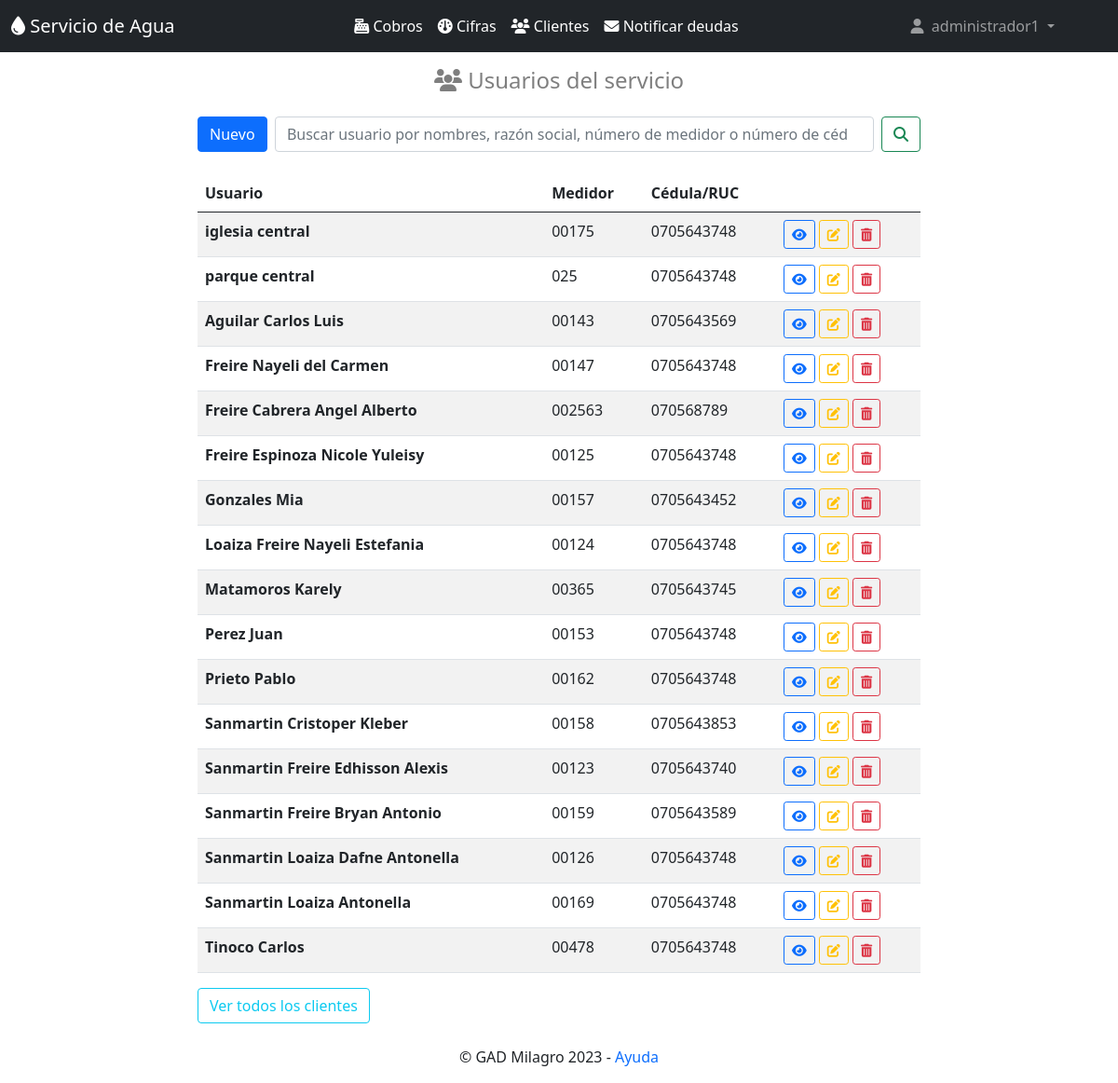
The page /clientes/ (signed in) on the database as committed earlier.
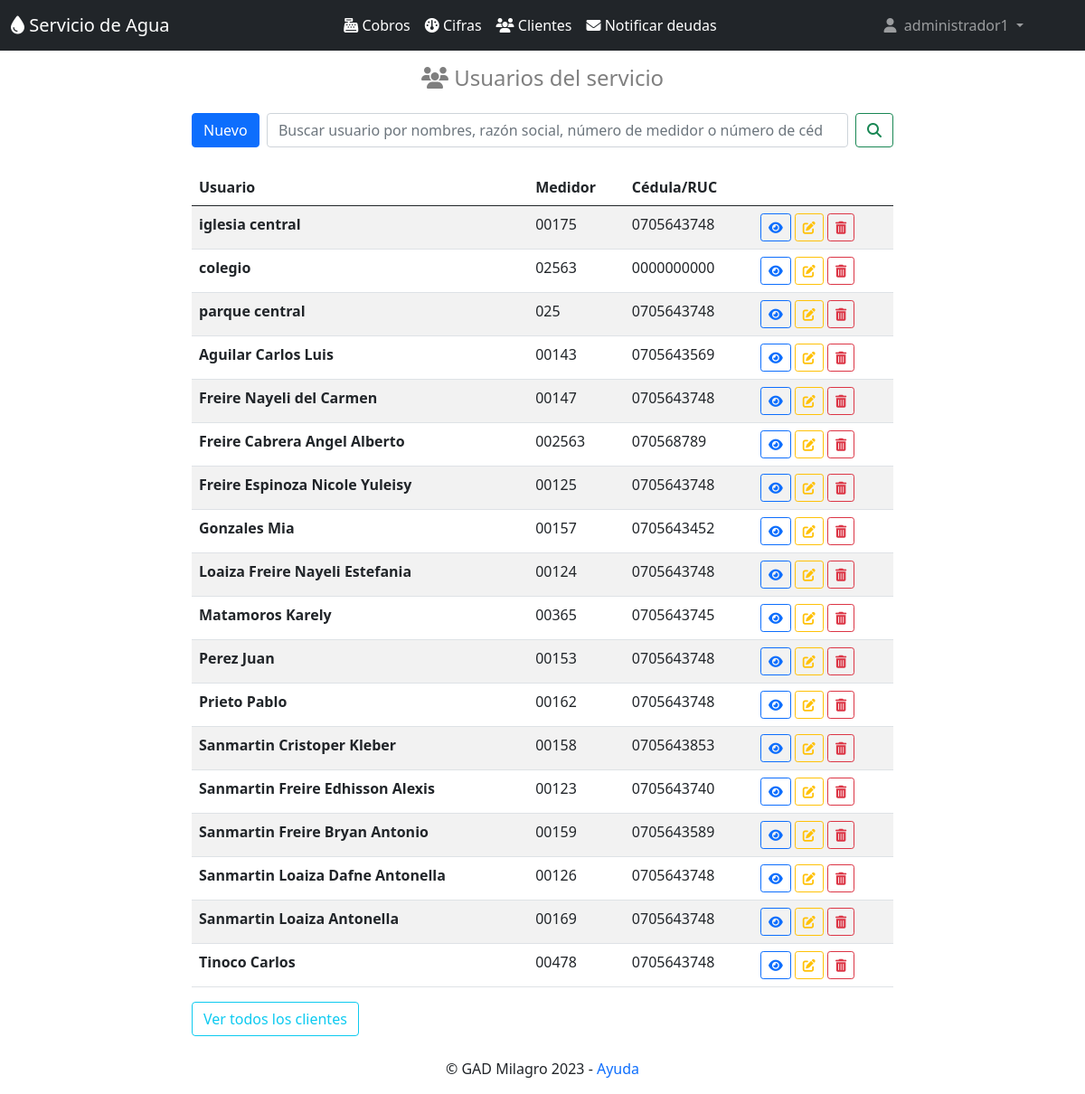
The same page on the database as committed later.
### clientes/models.py (models this page shows, shortened)
class Cliente(models.Model):
    nombres=models.CharField(max_length=50)
    apellidos=models.CharField(max_length=30,null=True, blank=True)
    detalle=models.CharField(max_length=30,null=True, blank=True)
    medidor=models.CharField(max_length=10, unique=True)
    cedula=models.CharField(max_length=15)
    email=models.EmailField()
    direccion=models.CharField(max_length=50,null=True, blank=True)
    celular=models.CharField(max_length=10,null=True, blank=True)
    deuda=models.CharField(max_length=1, choices=deuda, default='n',null=True, blank=True)
    ultima_cifra=models.CharField(max_length=30,default='null',null=True, blank=True)
    class Meta:
        db_table = 'cliente'
        verbose_name = 'Cliente'
        verbose_name_plural = 'clientes'
        ordering = ['apellidos']

### clientes/views.py (the view, shortened to what this page needs)
# urls.py: path('clientes/', listar_clientes, name="listarclientes"),
def listar_clientes(request):
    busqueda = request.GET.get("buscar")
    try:
        clientes = Cliente.objects.all()
    except Cliente.DoesNotExist:
                raise Http404
    return render(request, "clientes.html", {"clientes": clientes})

### templates/clientes.html (shortened to what this page needs)
{% extends "home.html" %}
{% block content %}
<div class="container mb-1 " style="max-width: 800px;">
    <h4 class="text-black-50 text-center py-3"><i class="fa-solid fa-users"></i> Usuarios del servicio </h4>
</div>
<div class="container " style="max-width: 800px;">
    <form class="d-flex" method="GET">
        <a title="Registrar nuevo cliente" class="btn btn-primary" href="/crearcliente">Nuevo</a> &nbsp;&nbsp;
        <input class="form-control me-2" type="search" placeholder="Buscar usuario por nombres, razón social, número de medidor o número de cédula" aria-label="Search" name="buscar" value="">
        <button title="Realizar la búsqueda" class="btn btn-outline-success" type="submit"><i class="fa-solid fa-magnifying-glass"></i></button>
    </form>
</div>
<div class="container py-4" style="max-width: 800px;">
    <table class="table table-responsive table-striped">
        <thead>
            <tr>
                <th>Usuario</th>
                <th>Medidor</th>
                <th>Cédula/RUC</th>
                <th></th>
            </tr>
        </thead>
        <tbody>
            {% for cliente in clientes %}
                {% if cliente.detalle != 'eliminado' %}
                    <tr>
                    <th scope="row">{% if cliente.apellidos == None %}  {% else %} {{ cliente.apellidos }} {% endif %}{{ cliente.nombres }} </th>
                        <td>{{ cliente.medidor }}</td>
                        <td>{{ cliente.cedula }}</td>
                        <td><a title="Ver cliente" class="btn btn-sm btn-outline-primary " href="/vercliente/{{cliente.id}}"><i class="fa-solid fa-eye"></i></a>
                            <a title="Editar cliente" class="btn btn-sm btn-outline-warning" href="/editarcliente/{{cliente.id}}"><i class="fa-solid fa-pen-to-square"></i></a>
                            <a title="Eliminar cliente" class="btn btn-sm btn-outline-danger" href="/eliminarcliente/{{cliente.id}}"><i class="fa-solid fa-trash-can"></i></a>
                        </td>
                    </tr>
                {% endif %}
            {% endfor %}
        </tbody>
    </table>
    <a class="btn btn-outline-info" href="/clientes">Ver todos los clientes</a> &nbsp;&nbsp;
</div>
{% endblock %}

Rows that differ between the two databases and show on the page:
now on this page (row edited): Cliente: nombres "colegio", medidor "02563", cedula "0000000000"
